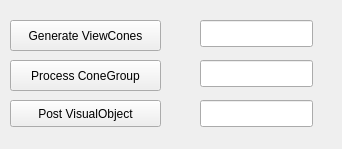
<?xml version="1.0" encoding="UTF-8"?>
<ui version="4.0">
 <class>MainDialogClass</class>
 <widget class="QWidget" name="MainDialogClass">
  <property name="geometry">
   <rect>
    <x>0</x>
    <y>0</y>
    <width>342</width>
    <height>149</height>
   </rect>
  </property>
  <property name="windowTitle">
   <string>AVS Tester</string>
  </property>
  <widget class="QPushButton" name="generateViewCones">
   <property name="geometry">
    <rect>
     <x>10</x>
     <y>20</y>
     <width>151</width>
     <height>31</height>
    </rect>
   </property>
   <property name="text">
    <string>Generate ViewCones</string>
   </property>
  </widget>
  <widget class="QLineEdit" name="locationgenerateViewCones">
   <property name="geometry">
    <rect>
     <x>200</x>
     <y>20</y>
     <width>113</width>
     <height>27</height>
    </rect>
   </property>
  </widget>
  <widget class="QPushButton" name="processConeGroup">
   <property name="geometry">
    <rect>
     <x>10</x>
     <y>60</y>
     <width>151</width>
     <height>31</height>
    </rect>
   </property>
   <property name="text">
    <string>Process ConeGroup</string>
   </property>
  </widget>
  <widget class="QLineEdit" name="coneGroupId">
   <property name="geometry">
    <rect>
     <x>200</x>
     <y>60</y>
     <width>113</width>
     <height>27</height>
    </rect>
   </property>
  </widget>
  <widget class="QPushButton" name="postVisualObject">
   <property name="geometry">
    <rect>
     <x>10</x>
     <y>100</y>
     <width>151</width>
     <height>27</height>
    </rect>
   </property>
   <property name="text">
    <string>Post VisualObject</string>
   </property>
  </widget>
  <widget class="QLineEdit" name="lineEdit_3">
   <property name="geometry">
    <rect>
     <x>200</x>
     <y>100</y>
     <width>113</width>
     <height>27</height>
    </rect>
   </property>
  </widget>
 </widget>
 <layoutdefault spacing="6" margin="11"/>
 <resources/>
 <connections/>
</ui>
